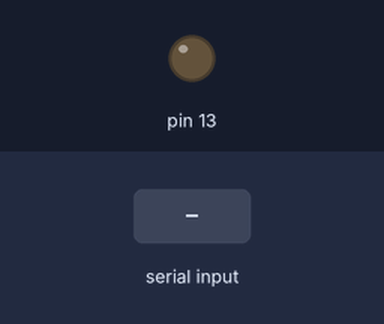
Bench run of a sketch on a simulated Arduino Uno, built with avr-gcc and run on an emulated ATmega328P. On the bench: output pins drawn as LEDs (lit = HIGH). Inputs (shaded band) come from the test bench. What the sketch prints to the serial monitor is not drawn.

Above: at 1.2 s.
1.3 s: byte 33 (33) received over Serial
At 2.0 s:
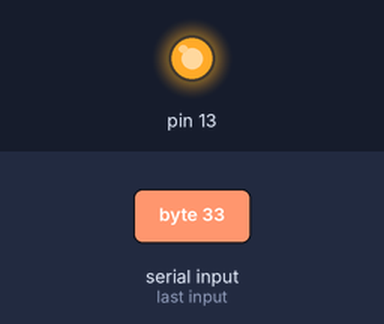
Timing chart, 0 to 4.3 s (numbered marks = the images above; inputs shaded):
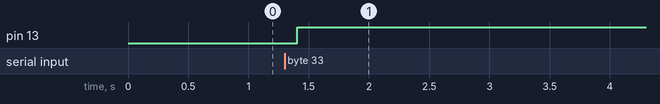

Measured:
- after the input at 1.3 s, pin 13: LOW → HIGH after 0.11 s

The sketch:

Serial_Test.ino
```cpp
void setup() {
  Serial.begin(9600);
  Serial.println("Device ON");
  pinMode(13, OUTPUT);
}

void loop() {
  char request[20] = {63,63,63,63,63,63,63,63,63,63,63,63,63,63,63,63,63,63,63,63};
  if(Serial.available()) {
    delay(100);
    char request_char = 0;
    while (request_char != 33 && Serial.available()) {
      request_char = Serial.read();
      delay(5);
    }
    if (request_char == 33) {
      request_char = Serial.read();
      digitalWrite(13, !digitalRead(13));
      int i = 0;
      while (request_char != 33 && i < 20 && Serial.available()) {
        request[i] = request_char;
        request_char = Serial.read();
        i++;
      }
      for(int j=0;j<i;j++) {
        Serial.print(request[j]);
      }
      Serial.println();
    }
  }
}
```
